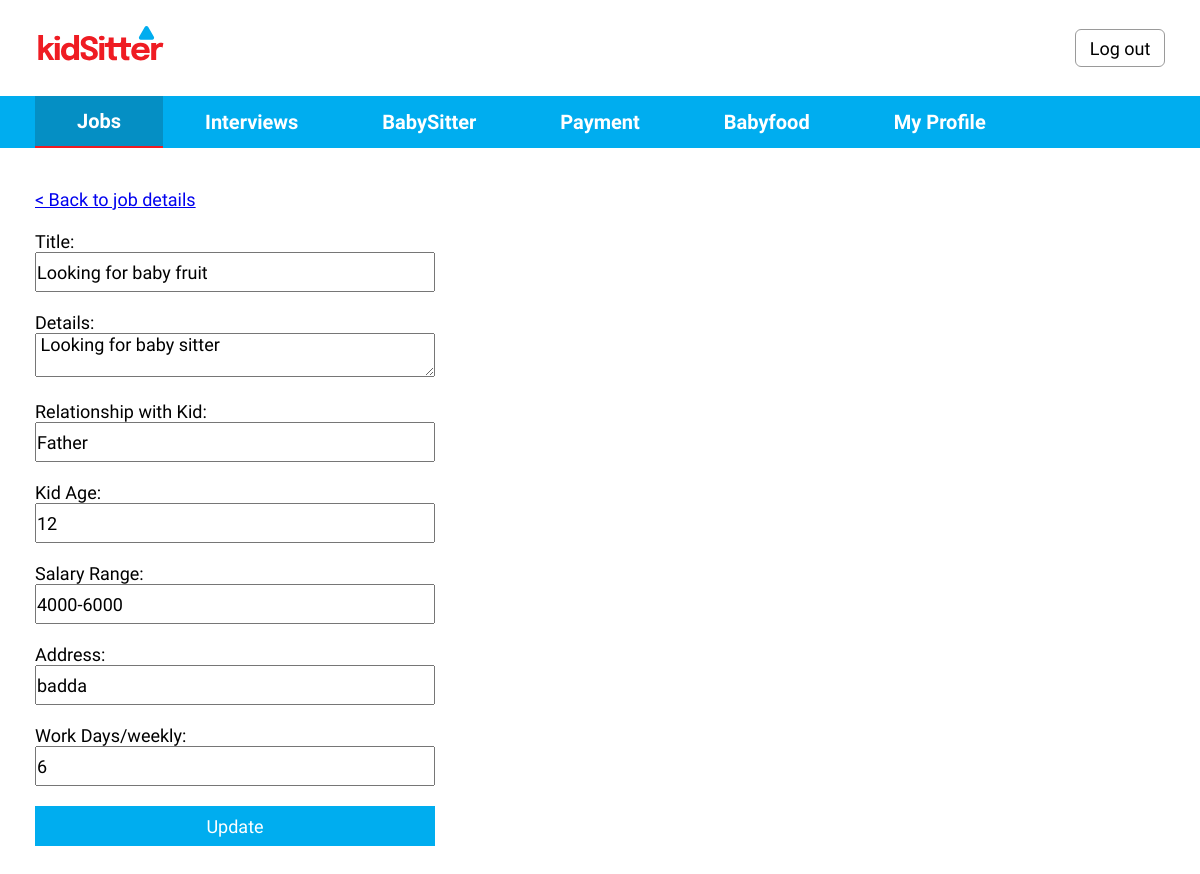
Page /job_edit.php?job_id=22 on the committed database.
### tables this page shows
CREATE TABLE `jobs` (
  `job_id` int(11) NOT NULL,
  `client_id` int(11) DEFAULT NULL,
  `job_day` varchar(20) DEFAULT NULL,
  `title` varchar(40) DEFAULT NULL,
  `details` longtext DEFAULT NULL,
  `R_with_client` varchar(40) DEFAULT NULL,
  `kid_age` int(11) DEFAULT NULL,
  `salary_range` varchar(20) DEFAULT NULL,
  `address` varchar(100) DEFAULT NULL,
  `completed` varchar(20) DEFAULT NULL,
  `SelectSitter_id` int(11) DEFAULT NULL,
  `payment_status` varchar(20) DEFAULT NULL
);

### job_edit.php (the view, shortened to what this page needs)
<!DOCTYPE html>
<html lang="en">
<head>
    <link rel="stylesheet" href="./css/navbar.css">
    <link rel="stylesheet" href="./css/jobs_body.css">
</head>
<body>
    <div class="topbar">
        <div class="logo">
            <img src="./img/logo.svg" alt="">
        </div>
        <button>Log out</button>
    </div>
    <div class="navbg">
        <div class="nav">
            <a class="link link-active flex-center" href="#">Jobs</a>
            <a class="link flex-center" href="#">Interviews</a>
            <a class="link flex-center" href="#">BabySitter</a>
            <a class="link flex-center" href="#">Payment</a>
            <a class="link flex-center" href="#">Babyfood</a>
            <a class="link flex-center" href="#">My Profile</a>
        </div>
    </div>
	<br>
    <div class="body-area">
<?php
	$id = $_GET["job_id"];
	echo "<a href='job_details_client.php?job_id=$id'> < Back to  job details</a>";
  $connect = mysqli_connect( HOST, USER, PASS, DB )
	or die("Can not connect");
  $results = mysqli_query( $connect, "SELECT * FROM jobs where job_id = $id" )
	or die("Can not execute query");
  while( $rows = mysqli_fetch_array( $results ) ) {
      extract($rows);
?>
    <form method=get action=job_edit_result.php>
		<input type=hidden name=job_id value='<?php echo $job_id; ?>'> <br>
		Title:<br>
        <input type=text name=title value='<?php echo $title; ?>'> <br>
        Details:<br>
        <textarea type=text name=details><?php echo $details; ?></textarea><br>
        Relationship with Kid:<br>
        <input type=text name=R_with_client value='<?php echo $R_with_client; ?>'> <br>
        Kid Age:<br>
        <input type=text name=kid_age value='<?php echo $kid_age; ?>'> <br>
        Salary Range:<br>
        <input type=text name=salary_range value='<?php echo $salary_range; ?>'> <br>
        Address:<br>
        <input type=text name=address value='<?php echo $address; ?>'> <br>
        Work Days/weekly:<br>
        <input type=text name=job_day value='<?php echo $job_day; ?>'> <br>
		<input class="submit" type=submit value=Update>
</form>
<?php
  }
?>

### css/navbar.css (style rules this page uses)
* { font-family: Epilogue; font-size: 18px; }
body { padding: 0; margin: 0; box-sizing: border-box; }
.flex-center { display: flex; justify-content: center; align-items: center; }
.topbar { display: flex; justify-content: space-between; align-items: center; }
.topbar button { height: 38px; width: 90px; left: 1084px; top: 27px; border: 1px solid #9A9A9A; border-radius: 6px; padding: 10px, 16px, 10px, 16px; background-color: white; margin-right: 35px; cursor: pointer; }
.logo { padding-left: 30px; padding-top: 24px; padding-bottom: 24px; }
.navbg { background-color: #00ADEF; height: 52px; }
.nav { margin: 0 35px; height: 52px; display: flex; justify-content: flex-start; }
.link { color: white; text-decoration: none; padding: 0 42px; font-weight: 600; font-size: 20px; }
.link-active { border-bottom: 2px solid #EF1C23; background-color: #058FC4; }

### css/jobs_body.css (style rules this page uses)
* { box-sizing: border-box; padding: 0; margin: 0; }
.body-area { margin: 20px 35px; }
input { margin-bottom: 20px; width: 400px; height: 40px; }
textarea { margin-bottom: 20px; width: 400px; }
.submit { background-color: #00ADEF; border: none; color: white; cursor: pointer; }

### rows in the picture
jobs: title "Looking for baby fruit", details "Looking for baby sitter", R_with_client "Father", kid_age "12", salary_range "4000-6000", address "badda", job_day "6"
